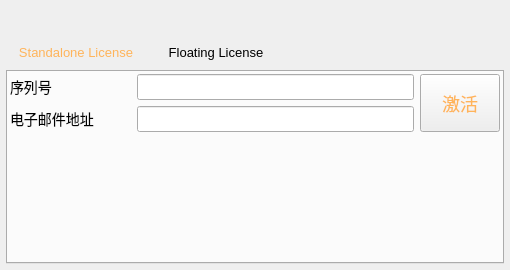
<?xml version="1.0" encoding="UTF-8"?>
<ui version="4.0">
 <class>Form</class>
 <widget class="QWidget" name="Form">
  <property name="geometry">
   <rect>
    <x>0</x>
    <y>0</y>
    <width>510</width>
    <height>270</height>
   </rect>
  </property>
  <property name="sizePolicy">
   <sizepolicy hsizetype="Fixed" vsizetype="Fixed">
    <horstretch>0</horstretch>
    <verstretch>0</verstretch>
   </sizepolicy>
  </property>
  <property name="minimumSize">
   <size>
    <width>500</width>
    <height>200</height>
   </size>
  </property>
  <property name="maximumSize">
   <size>
    <width>510</width>
    <height>270</height>
   </size>
  </property>
  <property name="windowTitle">
   <string>颜色</string>
  </property>
  <layout class="QVBoxLayout" name="verticalLayout_7">
   <property name="spacing">
    <number>2</number>
   </property>
   <property name="leftMargin">
    <number>6</number>
   </property>
   <property name="topMargin">
    <number>6</number>
   </property>
   <property name="rightMargin">
    <number>6</number>
   </property>
   <property name="bottomMargin">
    <number>6</number>
   </property>
   <item>
    <layout class="QHBoxLayout" name="horizontalLayout_3">
     <property name="topMargin">
      <number>10</number>
     </property>
     <item>
      <widget class="QLabel" name="label_3">
       <property name="text">
        <string/>
       </property>
       <property name="pixmap">
        <pixmap resource="../icons/icons.qrc">:/icons/licman.png</pixmap>
       </property>
       <property name="alignment">
        <set>Qt::AlignCenter</set>
       </property>
      </widget>
     </item>
    </layout>
   </item>
   <item>
    <widget class="QTabWidget" name="licman_tabWidget">
     <property name="styleSheet">
      <string notr="true">QTabBar::tab {padding: 10px; border: none; font-size: 13px; min-width: 120px; min-height: 20px}
QTabBar::tab:selected {color: #ffb45a;}</string>
     </property>
     <property name="currentIndex">
      <number>0</number>
     </property>
     <widget class="QWidget" name="tab">
      <attribute name="title">
       <string>Standalone License</string>
      </attribute>
      <layout class="QVBoxLayout" name="verticalLayout">
       <property name="spacing">
        <number>2</number>
       </property>
       <property name="leftMargin">
        <number>2</number>
       </property>
       <property name="topMargin">
        <number>2</number>
       </property>
       <property name="rightMargin">
        <number>2</number>
       </property>
       <property name="bottomMargin">
        <number>2</number>
       </property>
       <item>
        <layout class="QGridLayout" name="gridLayout_3">
         <property name="spacing">
          <number>6</number>
         </property>
         <item row="0" column="0">
          <layout class="QVBoxLayout" name="verticalLayout_2">
           <property name="spacing">
            <number>6</number>
           </property>
           <property name="bottomMargin">
            <number>0</number>
           </property>
           <item>
            <layout class="QFormLayout" name="formLayout">
             <property name="sizeConstraint">
              <enum>QLayout::SetMinimumSize</enum>
             </property>
             <property name="horizontalSpacing">
              <number>2</number>
             </property>
             <item row="0" column="0">
              <widget class="QLabel" name="label">
               <property name="sizePolicy">
                <sizepolicy hsizetype="Minimum" vsizetype="Preferred">
                 <horstretch>0</horstretch>
                 <verstretch>0</verstretch>
                </sizepolicy>
               </property>
               <property name="minimumSize">
                <size>
                 <width>125</width>
                 <height>0</height>
                </size>
               </property>
               <property name="styleSheet">
                <string notr="true">font-size: 14px;</string>
               </property>
               <property name="text">
                <string>序列号</string>
               </property>
              </widget>
             </item>
             <item row="0" column="1">
              <widget class="QLineEdit" name="licman_serial">
               <property name="font">
                <font>
                 <family>MS Shell Dlg 2</family>
                 <pointsize>-1</pointsize>
                 <weight>50</weight>
                 <italic>false</italic>
                 <bold>false</bold>
                </font>
               </property>
               <property name="toolTip">
                <string/>
               </property>
               <property name="styleSheet">
                <string notr="true">QLineEdit {font-size: 15px;color: #f8f8f8;}</string>
               </property>
               <property name="inputMethodHints">
                <set>Qt::ImhDigitsOnly|Qt::ImhPreferNumbers</set>
               </property>
               <property name="inputMask">
                <string/>
               </property>
               <property name="text">
                <string/>
               </property>
               <property name="maxLength">
                <number>32767</number>
               </property>
               <property name="clearButtonEnabled">
                <bool>true</bool>
               </property>
              </widget>
             </item>
            </layout>
           </item>
           <item>
            <layout class="QFormLayout" name="formLayout_2">
             <property name="sizeConstraint">
              <enum>QLayout::SetMinimumSize</enum>
             </property>
             <property name="horizontalSpacing">
              <number>2</number>
             </property>
             <item row="0" column="0">
              <widget class="QLabel" name="label_2">
               <property name="sizePolicy">
                <sizepolicy hsizetype="Minimum" vsizetype="Preferred">
                 <horstretch>0</horstretch>
                 <verstretch>0</verstretch>
                </sizepolicy>
               </property>
               <property name="minimumSize">
                <size>
                 <width>125</width>
                 <height>0</height>
                </size>
               </property>
               <property name="styleSheet">
                <string notr="true">font-size: 14px;</string>
               </property>
               <property name="text">
                <string>电子邮件地址</string>
               </property>
              </widget>
             </item>
             <item row="0" column="1">
              <widget class="QLineEdit" name="licman_email">
               <property name="toolTip">
                <string/>
               </property>
               <property name="styleSheet">
                <string notr="true">QLineEdit {font-size: 15px;color: #f8f8f8;}</string>
               </property>
               <property name="inputMethodHints">
                <set>Qt::ImhEmailCharactersOnly</set>
               </property>
               <property name="inputMask">
                <string/>
               </property>
               <property name="maxLength">
                <number>32767</number>
               </property>
               <property name="clearButtonEnabled">
                <bool>true</bool>
               </property>
              </widget>
             </item>
            </layout>
           </item>
          </layout>
         </item>
         <item row="0" column="1">
          <widget class="QPushButton" name="licman_activate_online">
           <property name="sizePolicy">
            <sizepolicy hsizetype="Fixed" vsizetype="Expanding">
             <horstretch>0</horstretch>
             <verstretch>0</verstretch>
            </sizepolicy>
           </property>
           <property name="minimumSize">
            <size>
             <width>0</width>
             <height>0</height>
            </size>
           </property>
           <property name="styleSheet">
            <string notr="true">font-size: 18px;
color: #ffb45a;
</string>
           </property>
           <property name="text">
            <string>激活</string>
           </property>
          </widget>
         </item>
        </layout>
       </item>
       <item>
        <spacer name="verticalSpacer_2">
         <property name="orientation">
          <enum>Qt::Vertical</enum>
         </property>
         <property name="sizeHint" stdset="0">
          <size>
           <width>20</width>
           <height>2000</height>
          </size>
         </property>
        </spacer>
       </item>
      </layout>
     </widget>
     <widget class="QWidget" name="tab_3">
      <attribute name="title">
       <string>Floating License</string>
      </attribute>
      <layout class="QVBoxLayout" name="verticalLayout_4">
       <property name="spacing">
        <number>2</number>
       </property>
       <property name="leftMargin">
        <number>2</number>
       </property>
       <property name="topMargin">
        <number>2</number>
       </property>
       <property name="rightMargin">
        <number>2</number>
       </property>
       <property name="bottomMargin">
        <number>2</number>
       </property>
       <item>
        <layout class="QGridLayout" name="gridLayout_5">
         <property name="bottomMargin">
          <number>0</number>
         </property>
         <property name="spacing">
          <number>6</number>
         </property>
         <item row="1" column="0">
          <layout class="QFormLayout" name="formLayout_7">
           <property name="sizeConstraint">
            <enum>QLayout::SetMinimumSize</enum>
           </property>
           <property name="horizontalSpacing">
            <number>2</number>
           </property>
           <item row="0" column="0">
            <widget class="QLabel" name="label_8">
             <property name="sizePolicy">
              <sizepolicy hsizetype="Minimum" vsizetype="Preferred">
               <horstretch>0</horstretch>
               <verstretch>0</verstretch>
              </sizepolicy>
             </property>
             <property name="minimumSize">
              <size>
               <width>125</width>
               <height>0</height>
              </size>
             </property>
             <property name="styleSheet">
              <string notr="true">font-size: 14px;</string>
             </property>
             <property name="text">
              <string>服务器密码</string>
             </property>
            </widget>
           </item>
           <item row="0" column="1">
            <widget class="QLineEdit" name="licman_password">
             <property name="font">
              <font>
               <family>MS Shell Dlg 2</family>
               <pointsize>-1</pointsize>
               <weight>50</weight>
               <italic>false</italic>
               <bold>false</bold>
              </font>
             </property>
             <property name="toolTip">
              <string/>
             </property>
             <property name="styleSheet">
              <string notr="true">QLineEdit {font-size: 15px;color: #f8f8f8;}</string>
             </property>
             <property name="inputMethodHints">
              <set>Qt::ImhDigitsOnly|Qt::ImhHiddenText|Qt::ImhNoAutoUppercase|Qt::ImhNoPredictiveText|Qt::ImhPreferNumbers|Qt::ImhSensitiveData</set>
             </property>
             <property name="maxLength">
              <number>20</number>
             </property>
             <property name="echoMode">
              <enum>QLineEdit::Password</enum>
             </property>
             <property name="clearButtonEnabled">
              <bool>true</bool>
             </property>
            </widget>
           </item>
          </layout>
         </item>
         <item row="2" column="0">
          <layout class="QVBoxLayout" name="verticalLayout_6">
           <property name="spacing">
            <number>6</number>
           </property>
           <property name="bottomMargin">
            <number>0</number>
           </property>
           <item>
            <layout class="QFormLayout" name="formLayout_8">
             <property name="sizeConstraint">
              <enum>QLayout::SetMinimumSize</enum>
             </property>
             <property name="horizontalSpacing">
              <number>2</number>
             </property>
             <item row="0" column="0">
              <widget class="QLabel" name="label_9">
               <property name="sizePolicy">
                <sizepolicy hsizetype="Minimum" vsizetype="Preferred">
                 <horstretch>0</horstretch>
                 <verstretch>0</verstretch>
                </sizepolicy>
               </property>
               <property name="minimumSize">
                <size>
                 <width>125</width>
                 <height>0</height>
                </size>
               </property>
               <property name="styleSheet">
                <string notr="true">font-size: 14px;</string>
               </property>
               <property name="text">
                <string>您的姓名</string>
               </property>
              </widget>
             </item>
             <item row="0" column="1">
              <widget class="QLineEdit" name="licman_name">
               <property name="toolTip">
                <string/>
               </property>
               <property name="styleSheet">
                <string notr="true">QLineEdit {font-size: 15px;color: #f8f8f8;}</string>
               </property>
               <property name="inputMethodHints">
                <set>Qt::ImhEmailCharactersOnly</set>
               </property>
               <property name="inputMask">
                <string/>
               </property>
               <property name="maxLength">
                <number>32767</number>
               </property>
               <property name="clearButtonEnabled">
                <bool>true</bool>
               </property>
              </widget>
             </item>
            </layout>
           </item>
          </layout>
         </item>
         <item row="0" column="0">
          <layout class="QVBoxLayout" name="verticalLayout_5">
           <property name="spacing">
            <number>6</number>
           </property>
           <property name="bottomMargin">
            <number>0</number>
           </property>
           <item>
            <layout class="QHBoxLayout" name="horizontalLayout_2">
             <property name="rightMargin">
              <number>2</number>
             </property>
             <property name="bottomMargin">
              <number>0</number>
             </property>
             <item>
              <layout class="QFormLayout" name="formLayout_5">
               <property name="sizeConstraint">
                <enum>QLayout::SetMinimumSize</enum>
               </property>
               <property name="horizontalSpacing">
                <number>2</number>
               </property>
               <item row="0" column="0">
                <widget class="QLabel" name="label_6">
                 <property name="sizePolicy">
                  <sizepolicy hsizetype="Minimum" vsizetype="Preferred">
                   <horstretch>0</horstretch>
                   <verstretch>0</verstretch>
                  </sizepolicy>
                 </property>
                 <property name="minimumSize">
                  <size>
                   <width>125</width>
                   <height>0</height>
                  </size>
                 </property>
                 <property name="styleSheet">
                  <string notr="true">font-size: 14px;</string>
                 </property>
                 <property name="text">
                  <string>服务器IP地址</string>
                 </property>
                </widget>
               </item>
               <item row="0" column="1">
                <widget class="QLineEdit" name="licman_address">
                 <property name="font">
                  <font>
                   <family>MS Shell Dlg 2</family>
                   <pointsize>-1</pointsize>
                   <weight>50</weight>
                   <italic>false</italic>
                   <bold>false</bold>
                  </font>
                 </property>
                 <property name="toolTip">
                  <string/>
                 </property>
                 <property name="styleSheet">
                  <string notr="true">QLineEdit {font-size: 15px;color: #f8f8f8;}</string>
                 </property>
                 <property name="inputMethodHints">
                  <set>Qt::ImhDigitsOnly|Qt::ImhPreferNumbers</set>
                 </property>
                 <property name="maxLength">
                  <number>1000</number>
                 </property>
                 <property name="clearButtonEnabled">
                  <bool>true</bool>
                 </property>
                </widget>
               </item>
              </layout>
             </item>
             <item>
              <layout class="QFormLayout" name="formLayout_6">
               <property name="sizeConstraint">
                <enum>QLayout::SetMinimumSize</enum>
               </property>
               <property name="horizontalSpacing">
                <number>6</number>
               </property>
               <item row="0" column="0">
                <widget class="QLabel" name="label_7">
                 <property name="sizePolicy">
                  <sizepolicy hsizetype="Minimum" vsizetype="Preferred">
                   <horstretch>0</horstretch>
                   <verstretch>0</verstretch>
                  </sizepolicy>
                 </property>
                 <property name="minimumSize">
                  <size>
                   <width>0</width>
                   <height>0</height>
                  </size>
                 </property>
                 <property name="styleSheet">
                  <string notr="true">font-size: 14px;</string>
                 </property>
                 <property name="text">
                  <string>端口</string>
                 </property>
                </widget>
               </item>
               <item row="0" column="1">
                <widget class="QSpinBox" name="licman_port">
                 <property name="sizePolicy">
                  <sizepolicy hsizetype="Minimum" vsizetype="Fixed">
                   <horstretch>0</horstretch>
                   <verstretch>0</verstretch>
                  </sizepolicy>
                 </property>
                 <property name="minimumSize">
                  <size>
                   <width>15</width>
                   <height>0</height>
                  </size>
                 </property>
                 <property name="maximum">
                  <number>99999</number>
                 </property>
                </widget>
               </item>
              </layout>
             </item>
            </layout>
           </item>
          </layout>
         </item>
         <item row="0" column="1" rowspan="2">
          <widget class="QPushButton" name="licman_activate_floating">
           <property name="sizePolicy">
            <sizepolicy hsizetype="Fixed" vsizetype="Expanding">
             <horstretch>0</horstretch>
             <verstretch>0</verstretch>
            </sizepolicy>
           </property>
           <property name="minimumSize">
            <size>
             <width>0</width>
             <height>0</height>
            </size>
           </property>
           <property name="styleSheet">
            <string notr="true">font-size: 18px;
color: #ffb45a;
</string>
           </property>
           <property name="text">
            <string>连接</string>
           </property>
          </widget>
         </item>
        </layout>
       </item>
       <item>
        <spacer name="verticalSpacer_3">
         <property name="orientation">
          <enum>Qt::Vertical</enum>
         </property>
         <property name="sizeHint" stdset="0">
          <size>
           <width>20</width>
           <height>2000</height>
          </size>
         </property>
        </spacer>
       </item>
      </layout>
     </widget>
    </widget>
   </item>
   <item>
    <spacer name="verticalSpacer">
     <property name="orientation">
      <enum>Qt::Vertical</enum>
     </property>
     <property name="sizeHint" stdset="0">
      <size>
       <width>20</width>
       <height>1</height>
      </size>
     </property>
    </spacer>
   </item>
  </layout>
 </widget>
 <tabstops>
  <tabstop>licman_tabWidget</tabstop>
  <tabstop>licman_serial</tabstop>
  <tabstop>licman_email</tabstop>
  <tabstop>licman_activate_online</tabstop>
  <tabstop>licman_address</tabstop>
  <tabstop>licman_port</tabstop>
  <tabstop>licman_password</tabstop>
  <tabstop>licman_name</tabstop>
  <tabstop>licman_activate_floating</tabstop>
 </tabstops>
 <resources>
  <include location="../icons/icons.qrc"/>
 </resources>
 <connections/>
</ui>
